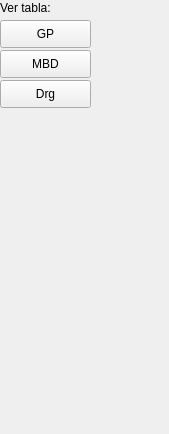
        <widget class="QWidget" name="page_3">
         <property name="geometry">
          <rect>
           <x>0</x>
           <y>0</y>
           <width>169</width>
           <height>434</height>
          </rect>
         </property>
         <attribute name="label">
          <string>Queries</string>
         </attribute>
         <widget class="QPushButton" name="btn_show_gp_table">
          <property name="geometry">
           <rect>
            <x>0</x>
            <y>20</y>
            <width>91</width>
            <height>28</height>
           </rect>
          </property>
          <property name="text">
           <string>GP</string>
          </property>
         </widget>
         <widget class="QLabel" name="label">
          <property name="geometry">
           <rect>
            <x>0</x>
            <y>0</y>
            <width>121</width>
            <height>16</height>
           </rect>
          </property>
          <property name="text">
           <string>Ver tabla:</string>
          </property>
         </widget>
         <widget class="QPushButton" name="btn_show_mbd_table">
          <property name="geometry">
           <rect>
            <x>0</x>
            <y>50</y>
            <width>91</width>
            <height>28</height>
           </rect>
          </property>
          <property name="text">
           <string>MBD</string>
          </property>
         </widget>
         <widget class="QPushButton" name="btn_show_drg_table">
          <property name="geometry">
           <rect>
            <x>0</x>
            <y>80</y>
            <width>91</width>
            <height>28</height>
           </rect>
          </property>
          <property name="text">
           <string>Drg</string>
          </property>
         </widget>
        </widget>
